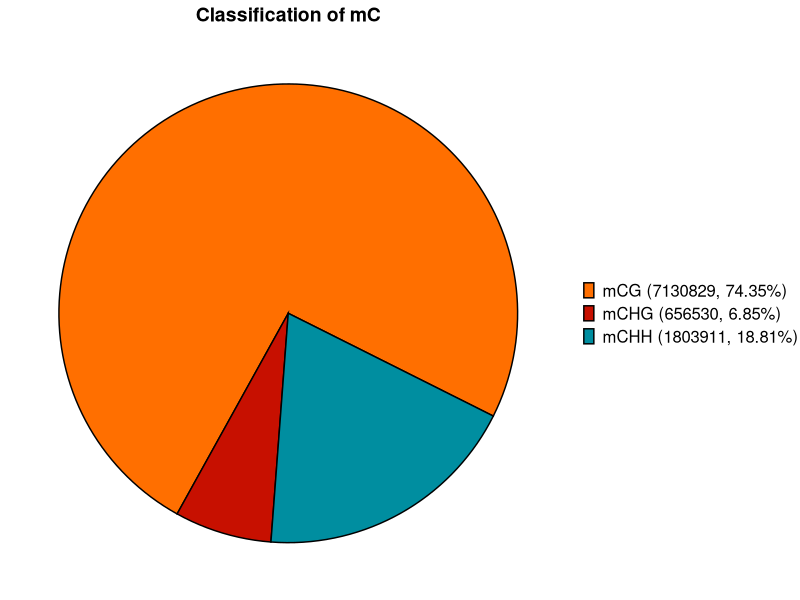

Reproduce this figure in R.
suppressPackageStartupMessages(library(tidyverse))
#suppressPackageStartupMessages(library(data.table))
library(ggsci)

#fread("/work/frasergen/backup/3d/project/WGBS/241891_zhenjun/analysis_20241029/03.single/Tr01-14_B/Tr01-14_B.deduplicated_splitting_report.txt") -> mc 
read_table("ctype_classify.txt",show_col_types = 0) -> mc
round(mc$ctype_rate*100 ,2) -> mc$ctype_rate
str_c("m",mc$ctype," (", mc$mC,", ",mc$ctype_rate, "%)") -> mc$label

ggplot(mc) + # factor 用于调节顺序
  geom_col(aes(x="",y=ctype_rate,fill=factor(label,levels=label)),color="black") +
  coord_polar(theta = "y",start=90) +
  labs(title="Classification of mC") +
  scale_fill_futurama() +
  theme_void() +
  theme(
    plot.title = element_text(hjust = 0.5,face="bold",size=14),
    legend.title = element_blank(),
    legend.key.size = unit(0.6, "line"),      # legend 大小和间距
    legend.key.spacing.y = unit(0.3, "line"),
    legend.text = element_text(size=12)
  ) -> pl

ggsave("par_mc_percent.pdf",pl)


